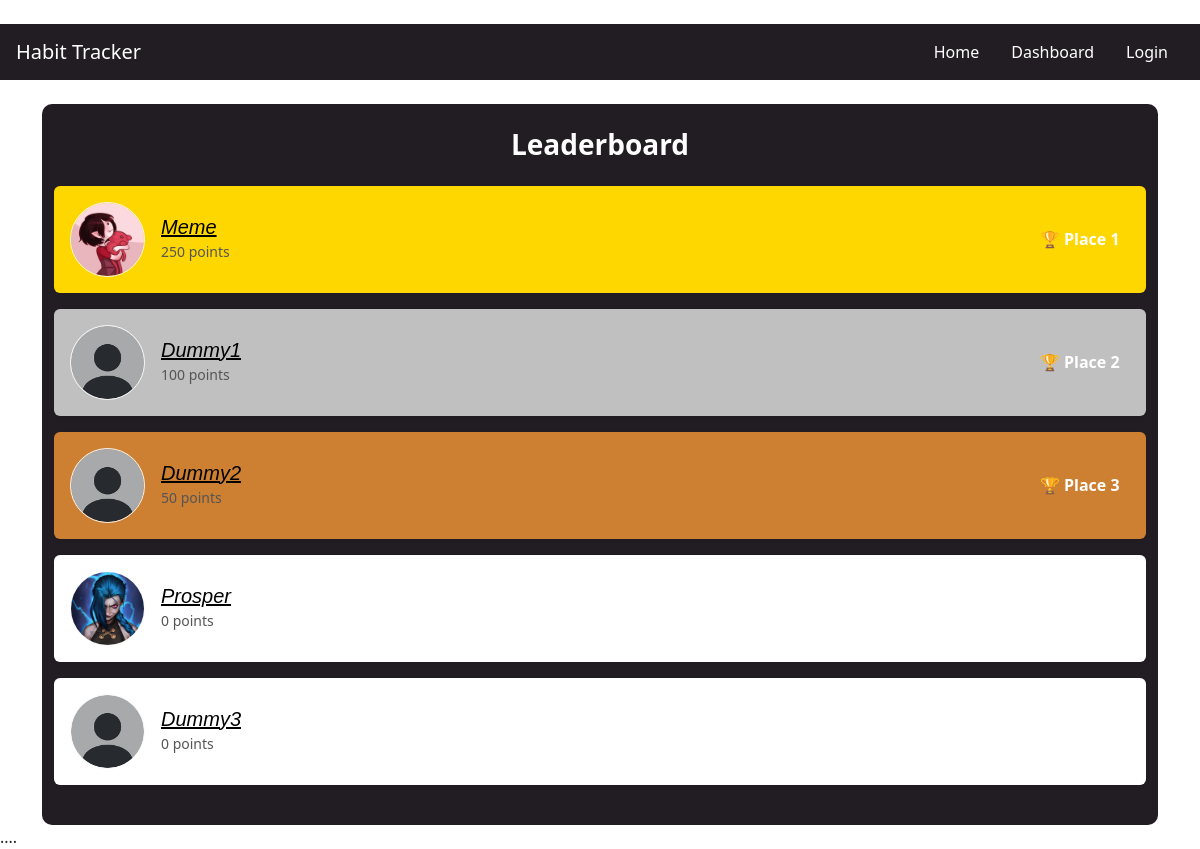
The app's page /habit_tracker/leaderboard/, older data.
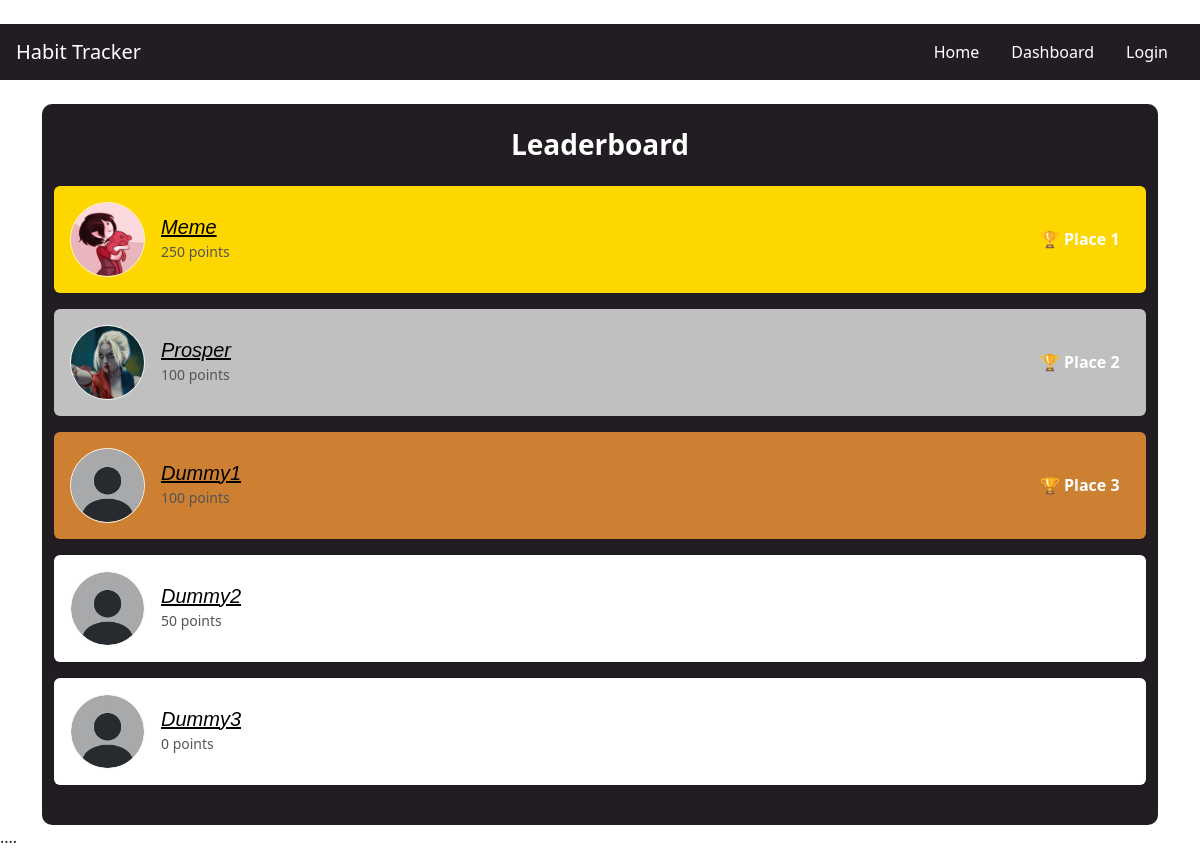
The same page, newer data.
### habit_tracker/models.py (models this page shows, shortened)
class CustomUser(AbstractUser):
    AGE_GROUP_CHOICES = [
        ("13-17", "13-17 years"),
        ("18-24", "18-24 years"),
        ("25-34", "25-34 years"),
        ("35-44", "35-44 years"),
        ("45-54", "45-54 years"),
        ("55+", "55+ years"),
    ]
    GENDER_CHOICES = [
        ("male", "Male"),
        ("female", "Female"),
        ("no gender", "Prefer not to say")
    ]
    age_group = models.CharField(max_length=10, choices=AGE_GROUP_CHOICES, null=True, blank=True)
    gender = models.CharField(max_length=20, choices=GENDER_CHOICES, blank=True, null=True)
    real_name = models.CharField(max_length=150)
    user_bio = models.TextField(max_length=200, null=True, blank=True, default="No bio yet")
    points = models.IntegerField(default=0)
    profile_picture = models.ImageField(
        upload_to='profile_pictures/',
        null=True,
        blank=True,
        default='profile_pictures/default.jpeg'
    )
    friends = models.ManyToManyField('self', blank=True, symmetrical=True)
    groups = models.ManyToManyField(
        "auth.Group",
        related_name="custom_user_groups",
        blank=True,
    )
    user_permissions = models.ManyToManyField(
        "auth.Permission",
        related_name="custom_user_permissions",
        blank=True,
    )

### habit_tracker/views.py (the view)
# urls.py: path("leaderboard/", views.leaderboard, name="leaderboard"),
def leaderboard(request):
    users = CustomUser.objects.all().order_by("-points")
    paginator = Paginator(users, 10)  # Show 10 users per page
    page_number = request.GET.get("page")
    page_obj = paginator.get_page(page_number)
    return render(request, "habit_tracker/leaderboard.html", {
        "users": users,
        "page_obj": page_obj
    })

### habit_tracker/templates/habit_tracker/leaderboard.html (shortened to what this page needs)
{% extends "habit_tracker/layout.html" %}
{% load static %}
{% block main %}
    {% if page_obj %}
        <div class="container py-4" style="background-color: #221d23; border-radius: 10px;">
            <h3 class="text-center mb-4" style="font-weight: bold; color: white;">Leaderboard</h3>
            {% for user in users %}
                <div class="
                    d-flex align-items-center p-3 rounded shadow-sm mb-3
                    {% if forloop.counter == 1 %} gold-bg
                    {% elif forloop.counter == 2 %} silver-bg
                    {% elif forloop.counter == 3 %} bronze-bg
                    {% else %} white-bg
                    {% endif %}
                        ">
                    <div class="flex-shrink-0">
                        <img src="{{ user.profile_picture.url }}"
                            alt="Profile Picture"
                            class="rounded-circle border border-light"
                            style="height: 75px; width: 75px; object-fit: cover;">
                    </div>
                    <div class="flex-grow-1 ms-3">
                        <a href="{% url 'profile' user.id %}" style="text-decoration: underline; font-style: italic;
                        font-family: 'Franklin Gothic Medium', 'Arial Narrow', Arial, sans-serif ; color: black;">
                            <h5 class="mb-0">
                                {{ user.username|capfirst }}
                            </h5>
                        </a>
                        <small style="color: #555;">{{ user.points }} points</small>
                    </div>
                    {% if forloop.counter <= 3 %}
                    <div>
                        <span class="badge fs-6" style="background-color: transparent; font-weight: bold;">
                            🏆 Place {{ forloop.counter }}
                        </span>
                    </div>
                    {% endif %}
                </div>
            {% endfor %}
        </div>
    {% else %}
        <div class="d-flex text-center">
            <p>Leaderboard is empty. Go complete a challenge to climb the ranks.</p>
        </div>
    {% endif %}
{% endblock %}

### habit_tracker/templates/habit_tracker/layout.html (shortened to what this page needs)
{% load static %}
<!DOCTYPE html>
<html lang="en">
    <head>
        <link  href="https://cdnjs.cloudflare.com/ajax/libs/cropperjs/1.5.13/cropper.min.css" rel="stylesheet">
        <link href="https://unpkg.com/aos@2.3.1/dist/aos.css" rel="stylesheet">
        <link rel="stylesheet" href="https://cdnjs.cloudflare.com/ajax/libs/font-awesome/6.0.0-beta3/css/all.min.css">
        <link href="https://cdn.jsdelivr.net/npm/bootstrap@5.3.3/dist/css/bootstrap.min.css" rel="stylesheet">
        <link rel="stylesheet" href="{% static 'habit_tracker/styles.css' %}">
        <link rel="stylesheet" href="https://cdnjs.cloudflare.com/ajax/libs/animate.css/4.1.1/animate.min.css">
    </head>
    <body>
        <header>
            {% block nav %}
                <nav id="homepagenav" class="navbar bg-body-tertiary px-3 mt-4">
                    <a class="navbar-brand" style="color: white;" href="#">Habit Tracker</a>
                    <ul class="nav nav-pills">
                        <li class="nav-item d-none d-md-block">
                            <a class="nav-link" style="color: white;" href="{% url 'index' %}#navitem1">Home</a>
                        </li>
                        <li class="nav-item d-none d-md-block">
                            <a class="nav-link" style="color: white;" href="{% url 'dashboard' %}">Dashboard</a>
                        </li>
                        {% if not user.is_authenticated %}
                            <li class="nav-item d-none d-md-block">
                                <a class="nav-link" style="color: white;" href="{% url 'login' %}">Login</a>
                            </li>
                        {% else %}
                            <li class="nav-item d-none d-md-block">
                                <a class="nav-link" style="color: white;" href="{% url 'logout' %}">Logout</a>
                            </li>
                        {% endif %}
                    </ul>
                </nav>
            {% endblock %}
        </header>
        <main class="container-lg mt-4">
            {% block main %}
            {% endblock %}
        </main>
        <footer>....</footer>
    </body>
</html>

### habit_tracker/static/habit_tracker/styles.css (style rules this page uses)
body { background: white }
#homepagenav { background-color: #221d23 !important; }
.gold-bg { background-color: #ffd700; }
.silver-bg { background-color: #c0c0c0; }
.bronze-bg { background-color: #cd7f32; }
.white-bg { background-color: #ffffff; }
.nav-item a { color: #221d23; }

Row changes from the older to the newer data that the page shows:
changed CustomUser "Prosper": profile_picture: a different picture; points "0" → "100"; now shows "🏆 Place"; moves up the list
shown differently, row unchanged: CustomUser "Dummy2": no longer shows "🏆 Place"
